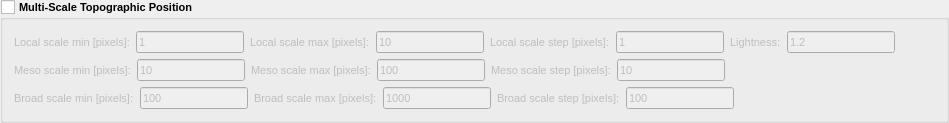
                  <widget class="QGroupBox" name="group_multi_scale_top_pos">
                   <property name="font">
                    <font>
                     <pointsize>8</pointsize>
                     <weight>75</weight>
                     <bold>true</bold>
                    </font>
                   </property>
                   <property name="accessibleDescription">
                    <string>multi-scale_topographic_position</string>
                   </property>
                   <property name="title">
                    <string>Multi-Scale Topographic Position</string>
                   </property>
                   <property name="checkable">
                    <bool>true</bool>
                   </property>
                   <property name="checked">
                    <bool>false</bool>
                   </property>
                   <layout class="QHBoxLayout" name="horizontalLayout_35">
                    <item>
                     <layout class="QVBoxLayout" name="verticalLayout_49">
                      <item>
                       <layout class="QHBoxLayout" name="horizontalLayout_34">
                        <item>
                         <widget class="QLabel" name="label_12">
                          <property name="sizePolicy">
                           <sizepolicy hsizetype="Preferred" vsizetype="Preferred">
                            <horstretch>0</horstretch>
                            <verstretch>0</verstretch>
                           </sizepolicy>
                          </property>
                          <property name="font">
                           <font>
                            <pointsize>8</pointsize>
                            <weight>50</weight>
                            <bold>false</bold>
                           </font>
                          </property>
                          <property name="text">
                           <string>Local scale min [pixels]:</string>
                          </property>
                         </widget>
                        </item>
                        <item>
                         <widget class="QLineEdit" name="line_mstp_loc_min">
                          <property name="sizePolicy">
                           <sizepolicy hsizetype="Preferred" vsizetype="Preferred">
                            <horstretch>0</horstretch>
                            <verstretch>0</verstretch>
                           </sizepolicy>
                          </property>
                          <property name="font">
                           <font>
                            <pointsize>8</pointsize>
                            <weight>50</weight>
                            <bold>false</bold>
                           </font>
                          </property>
                          <property name="text">
                           <string>1</string>
                          </property>
                         </widget>
                        </item>
                        <item>
                         <widget class="QLabel" name="label_13">
                          <property name="sizePolicy">
                           <sizepolicy hsizetype="Preferred" vsizetype="Preferred">
                            <horstretch>0</horstretch>
                            <verstretch>0</verstretch>
                           </sizepolicy>
                          </property>
                          <property name="font">
                           <font>
                            <pointsize>8</pointsize>
                            <weight>50</weight>
                            <bold>false</bold>
                           </font>
                          </property>
                          <property name="text">
                           <string>Local scale max [pixels]:</string>
                          </property>
                         </widget>
                        </item>
                        <item>
                         <widget class="QLineEdit" name="line_mstp_loc_max">
                          <property name="sizePolicy">
                           <sizepolicy hsizetype="Preferred" vsizetype="Preferred">
                            <horstretch>0</horstretch>
                            <verstretch>0</verstretch>
                           </sizepolicy>
                          </property>
                          <property name="font">
                           <font>
                            <pointsize>8</pointsize>
                            <weight>50</weight>
                            <bold>false</bold>
                           </font>
                          </property>
                          <property name="text">
                           <string>10</string>
                          </property>
                         </widget>
                        </item>
                        <item>
                         <widget class="QLabel" name="label_15">
                          <property name="sizePolicy">
                           <sizepolicy hsizetype="Preferred" vsizetype="Preferred">
                            <horstretch>0</horstretch>
                            <verstretch>0</verstretch>
                           </sizepolicy>
                          </property>
                          <property name="font">
                           <font>
                            <pointsize>8</pointsize>
                            <weight>50</weight>
                            <bold>false</bold>
                           </font>
                          </property>
                          <property name="text">
                           <string>Local scale step [pixels]:</string>
                          </property>
                         </widget>
                        </item>
                        <item>
                         <widget class="QLineEdit" name="line_mstp_loc_stp">
                          <property name="sizePolicy">
                           <sizepolicy hsizetype="Preferred" vsizetype="Preferred">
                            <horstretch>0</horstretch>
                            <verstretch>0</verstretch>
                           </sizepolicy>
                          </property>
                          <property name="font">
                           <font>
                            <pointsize>8</pointsize>
                            <weight>50</weight>
                            <bold>false</bold>
                           </font>
                          </property>
                          <property name="text">
                           <string>1</string>
                          </property>
                         </widget>
                        </item>
                        <item>
                         <widget class="QLabel" name="label_11">
                          <property name="sizePolicy">
                           <sizepolicy hsizetype="Preferred" vsizetype="Preferred">
                            <horstretch>0</horstretch>
                            <verstretch>0</verstretch>
                           </sizepolicy>
                          </property>
                          <property name="font">
                           <font>
                            <pointsize>8</pointsize>
                            <weight>50</weight>
                            <bold>false</bold>
                           </font>
                          </property>
                          <property name="text">
                           <string>Lightness:</string>
                          </property>
                         </widget>
                        </item>
                        <item>
                         <widget class="QLineEdit" name="line_mstp_light">
                          <property name="sizePolicy">
                           <sizepolicy hsizetype="Preferred" vsizetype="Preferred">
                            <horstretch>0</horstretch>
                            <verstretch>0</verstretch>
                           </sizepolicy>
                          </property>
                          <property name="font">
                           <font>
                            <pointsize>8</pointsize>
                            <weight>50</weight>
                            <bold>false</bold>
                           </font>
                          </property>
                          <property name="text">
                           <string>1.2</string>
                          </property>
                         </widget>
                        </item>
                        <item>
                         <spacer name="horizontalSpacer_32">
                          <property name="orientation">
                           <enum>Qt::Horizontal</enum>
                          </property>
                          <property name="sizeHint" stdset="0">
                           <size>
                            <width>40</width>
                            <height>20</height>
                           </size>
                          </property>
                         </spacer>
                        </item>
                       </layout>
                      </item>
                      <item>
                       <layout class="QHBoxLayout" name="horizontalLayout_36">
                        <item>
                         <widget class="QLabel" name="label_16">
                          <property name="sizePolicy">
                           <sizepolicy hsizetype="Preferred" vsizetype="Preferred">
                            <horstretch>0</horstretch>
                            <verstretch>0</verstretch>
                           </sizepolicy>
                          </property>
                          <property name="font">
                           <font>
                            <pointsize>8</pointsize>
                            <weight>50</weight>
                            <bold>false</bold>
                           </font>
                          </property>
                          <property name="text">
                           <string>Meso scale min [pixels]:</string>
                          </property>
                         </widget>
                        </item>
                        <item>
                         <widget class="QLineEdit" name="line_mstp_meso_min">
                          <property name="sizePolicy">
                           <sizepolicy hsizetype="Preferred" vsizetype="Preferred">
                            <horstretch>0</horstretch>
                            <verstretch>0</verstretch>
                           </sizepolicy>
                          </property>
                          <property name="font">
                           <font>
                            <pointsize>8</pointsize>
                            <weight>50</weight>
                            <bold>false</bold>
                           </font>
                          </property>
                          <property name="text">
                           <string>10</string>
                          </property>
                         </widget>
                        </item>
                        <item>
                         <widget class="QLabel" name="label_17">
                          <property name="sizePolicy">
                           <sizepolicy hsizetype="Preferred" vsizetype="Preferred">
                            <horstretch>0</horstretch>
                            <verstretch>0</verstretch>
                           </sizepolicy>
                          </property>
                          <property name="font">
                           <font>
                            <pointsize>8</pointsize>
                            <weight>50</weight>
                            <bold>false</bold>
                           </font>
                          </property>
                          <property name="text">
                           <string>Meso scale max [pixels]:</string>
                          </property>
                         </widget>
                        </item>
                        <item>
                         <widget class="QLineEdit" name="line_mstp_meso_max">
                          <property name="sizePolicy">
                           <sizepolicy hsizetype="Preferred" vsizetype="Preferred">
                            <horstretch>0</horstretch>
                            <verstretch>0</verstretch>
                           </sizepolicy>
                          </property>
                          <property name="font">
                           <font>
                            <pointsize>8</pointsize>
                            <weight>50</weight>
                            <bold>false</bold>
                           </font>
                          </property>
                          <property name="text">
                           <string>100</string>
                          </property>
                         </widget>
                        </item>
                        <item>
                         <widget class="QLabel" name="label_18">
                          <property name="sizePolicy">
                           <sizepolicy hsizetype="Preferred" vsizetype="Preferred">
                            <horstretch>0</horstretch>
                            <verstretch>0</verstretch>
                           </sizepolicy>
                          </property>
                          <property name="font">
                           <font>
                            <pointsize>8</pointsize>
                            <weight>50</weight>
                            <bold>false</bold>
                           </font>
                          </property>
                          <property name="text">
                           <string>Meso scale step [pixels]:</string>
                          </property>
                         </widget>
                        </item>
                        <item>
                         <widget class="QLineEdit" name="line_mstp_meso_stp">
                          <property name="sizePolicy">
                           <sizepolicy hsizetype="Preferred" vsizetype="Preferred">
                            <horstretch>0</horstretch>
                            <verstretch>0</verstretch>
                           </sizepolicy>
                          </property>
                          <property name="font">
                           <font>
                            <pointsize>8</pointsize>
                            <weight>50</weight>
                            <bold>false</bold>
                           </font>
                          </property>
                          <property name="text">
                           <string>10</string>
                          </property>
                         </widget>
                        </item>
                        <item>
                         <spacer name="horizontalSpacer_33">
                          <property name="orientation">
                           <enum>Qt::Horizontal</enum>
                          </property>
                          <property name="sizeHint" stdset="0">
                           <size>
                            <width>40</width>
                            <height>20</height>
                           </size>
                          </property>
                         </spacer>
                        </item>
                       </layout>
                      </item>
                      <item>
                       <layout class="QHBoxLayout" name="horizontalLayout_37">
                        <item>
                         <widget class="QLabel" name="label_19">
                          <property name="sizePolicy">
                           <sizepolicy hsizetype="Preferred" vsizetype="Preferred">
                            <horstretch>0</horstretch>
                            <verstretch>0</verstretch>
                           </sizepolicy>
                          </property>
                          <property name="font">
                           <font>
                            <pointsize>8</pointsize>
                            <weight>50</weight>
                            <bold>false</bold>
                           </font>
                          </property>
                          <property name="text">
                           <string>Broad scale min [pixels]:</string>
                          </property>
                         </widget>
                        </item>
                        <item>
                         <widget class="QLineEdit" name="line_mstp_bro_min">
                          <property name="sizePolicy">
                           <sizepolicy hsizetype="Preferred" vsizetype="Preferred">
                            <horstretch>0</horstretch>
                            <verstretch>0</verstretch>
                           </sizepolicy>
                          </property>
                          <property name="font">
                           <font>
                            <pointsize>8</pointsize>
                            <weight>50</weight>
                            <bold>false</bold>
                           </font>
                          </property>
                          <property name="text">
                           <string>100</string>
                          </property>
                         </widget>
                        </item>
                        <item>
                         <widget class="QLabel" name="label_20">
                          <property name="sizePolicy">
                           <sizepolicy hsizetype="Preferred" vsizetype="Preferred">
                            <horstretch>0</horstretch>
                            <verstretch>0</verstretch>
                           </sizepolicy>
                          </property>
                          <property name="font">
                           <font>
                            <pointsize>8</pointsize>
                            <weight>50</weight>
                            <bold>false</bold>
                           </font>
                          </property>
                          <property name="text">
                           <string>Broad scale max [pixels]:</string>
                          </property>
                         </widget>
                        </item>
                        <item>
                         <widget class="QLineEdit" name="line_mstp_bro_max">
                          <property name="sizePolicy">
                           <sizepolicy hsizetype="Preferred" vsizetype="Preferred">
                            <horstretch>0</horstretch>
                            <verstretch>0</verstretch>
                           </sizepolicy>
                          </property>
                          <property name="font">
                           <font>
                            <pointsize>8</pointsize>
                            <weight>50</weight>
                            <bold>false</bold>
                           </font>
                          </property>
                          <property name="text">
                           <string>1000</string>
                          </property>
                         </widget>
                        </item>
                        <item>
                         <widget class="QLabel" name="label_21">
                          <property name="sizePolicy">
                           <sizepolicy hsizetype="Preferred" vsizetype="Preferred">
                            <horstretch>0</horstretch>
                            <verstretch>0</verstretch>
                           </sizepolicy>
                          </property>
                          <property name="font">
                           <font>
                            <pointsize>8</pointsize>
                            <weight>50</weight>
                            <bold>false</bold>
                           </font>
                          </property>
                          <property name="text">
                           <string>Broad scale step [pixels]:</string>
                          </property>
                         </widget>
                        </item>
                        <item>
                         <widget class="QLineEdit" name="line_mstp_bro_stp">
                          <property name="sizePolicy">
                           <sizepolicy hsizetype="Preferred" vsizetype="Preferred">
                            <horstretch>0</horstretch>
                            <verstretch>0</verstretch>
                           </sizepolicy>
                          </property>
                          <property name="font">
                           <font>
                            <pointsize>8</pointsize>
                            <weight>50</weight>
                            <bold>false</bold>
                           </font>
                          </property>
                          <property name="text">
                           <string>100</string>
                          </property>
                         </widget>
                        </item>
                        <item>
                         <spacer name="horizontalSpacer_34">
                          <property name="orientation">
                           <enum>Qt::Horizontal</enum>
                          </property>
                          <property name="sizeHint" stdset="0">
                           <size>
                            <width>40</width>
                            <height>20</height>
                           </size>
                          </property>
                         </spacer>
                        </item>
                       </layout>
                      </item>
                     </layout>
                    </item>
                   </layout>
                  </widget>
